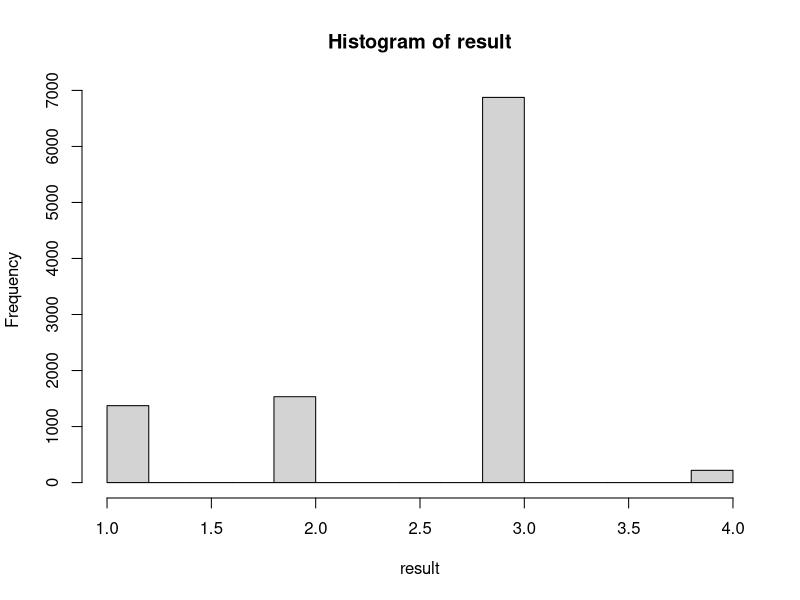

Recreate this plot in R.
#  Compute the isotonic regression of numeric vector 'x', with
#  weights 'wt', with respect to simple order.  The pool-adjacent-
#  violators algorithm is used.  Returns a vector of the same length
#  as 'x' containing the regression.
#  02 Sep 1994 / R.F. Raubertas
pava <- function (x, wt=rep(1,length(x)))
{
  n <- length(x)
  if (n <= 1) return (list(estim=x,levelsets = 1))
  if (any(is.na(x)) || any(is.na(wt))) {
    stop ("Missing values in 'x' or 'wt' not allowed")
  }
  lvlsets <- (1:n)
  repeat {
    viol <- (as.vector(diff(x)) < 0)  # Find adjacent violators
    if (!(any(viol))) break
    
    i <- min( (1:(n-1))[viol])        # Pool first pair of violators
    lvl1 <- lvlsets[i]
    lvl2 <- lvlsets[i+1]
    ilvl <- (lvlsets == lvl1 | lvlsets == lvl2)
    x[ilvl] <- sum(x[ilvl]*wt[ilvl]) / sum(wt[ilvl])
    lvlsets[ilvl] <- lvl1
  }
  list( estim = x, levelsets = lvlsets)
}
# example 
# pava(c(22.5,23.33,20.833,24.25),wt=c(3,3,3,2))


#  One Simulation
one_sml <- function(scenario,ssize,Tau,m,delta)
{
  maxdose <- nrow(scenario)
  p0 <- scenario[,1]; p1 <- scenario[,2]; p2 <- scenario[,3]; p3 <- scenario[,4]
  cumpr=cbind(p0,p0+p1,p0+p1+p2,1)
  respmat <- matrix(0,maxdose,4)
  trials <- rep(0,maxdose)
  dosenum <- 1
  count <- 0
  phat0 <- rep(0,maxdose)
  phat123 <- matrix(0,maxdose,3)
  
  while (count < ssize) {
    
    # simulate the result for one patient
    otvet <- rank(c(runif(1),cumpr[dosenum,1:3]))[1]
    respmat[dosenum,otvet] <- respmat[dosenum,otvet]+1  
    trials[dosenum] <-trials[dosenum]+1
    
    # isotonic estimation of toxicity and response probability
    dwp <- which(trials!=0)     # doses have at least one patient
    phat0[dwp] <- pava((respmat/trials)[dwp,1])$estim
    for (j in dwp) {
      if (respmat[j,2]>=respmat[j,4]) {phat123[j,] <- pava((respmat/trials)[j,4:2])$estim[3:1]}
        else {phat123[j,] <- pava((respmat/trials)[j,2:4])$estim}
    }
    
    # decide next dosenum
    if (trials[dosenum]<m) {
      dosenum <- dosenum
    } else if (length(which((1-phat123[,1])>delta))>0) {
      dosenum <- min(which((1-phat123[,1])>delta))
    } else if (phat123[dosenum,1]>phat0[dosenum]) {
      dosenum <- min(dosenum+1,maxdose)
    } else if (phat123[dosenum,1]<=phat0[dosenum]) {
      diff=phat0-phat123[,1]
      if (length(which(diff==0))>0) {dosenum <- min(which(diff==0))}
      else {
        for (k in 1:max((dosenum-1),1)) {
          if (diff[k]<0 & diff[k+1]>0) {
            if (abs(diff[k])>diff[k+1]) {dosenum <- min(k+1,maxdose); break}
            else {dosenum <- k; break}
          }
        }
      }
    }
    
    if (length(phat0)>maxdose) {
      while (phat0[dosenum]>Tau & dosenum>1) {dosenum <- dosenum-1} 
    }

    count=count+1
  }
  
  # find the optimal dose
  score <- (phat123[,1]+2*phat123[,2]+3*phat123[,3])
  bestdose <- order(score)[maxdose]
  (bestdose)
}


#  Simulation Results
scenario31 = matrix(c(0.1,0.72,0.09,0.09,0.2,0.32,0.24,0.24,0.3,0.07,0.07,0.56),byrow=TRUE,ncol=4)
scenario32 = matrix(c(0.15,0.6375,0.17,0.0425,0.3,0.42,0.21,0.07,0.45,0.0275,0.11,0.4125),byrow=TRUE,ncol=4)
scenario33 = matrix(c(0.2,0.56,0.16,0.08,0.4,0.06,0.18,0.36,0.7,0.03,0.03,0.24),byrow=TRUE,ncol=4)

scenario41 = matrix(c(0.1,0.72,0.09,0.09,0.2,0.32,0.24,0.24,0.3,0.07,0.07,0.56,0.4,0.06,0.06,0.48),byrow=TRUE,ncol=4)
scenario42 = matrix(c(0.15,0.6375,0.17,0.0425,0.3,0.42,0.21,0.07,0.45,0.0275,0.11,0.4125,0.6,0.02,0.06,0.32),byrow=TRUE,ncol=4)
scenario43 = matrix(c(0.2,0.56,0.16,0.08,0.4,0.06,0.18,0.36,0.7,0.03,0.03,0.24,0.8,0.02,0.02,0.16),byrow=TRUE,ncol=4)


result = matrix(0,10000)
for (i in 1:10000) {
  result[i]=one_sml(scenario42,ssize=30,Tau=0.5,m=3,delta=0.7)
}
a=hist(result)
a$counts

# 还需要将DOSE level数目增加
